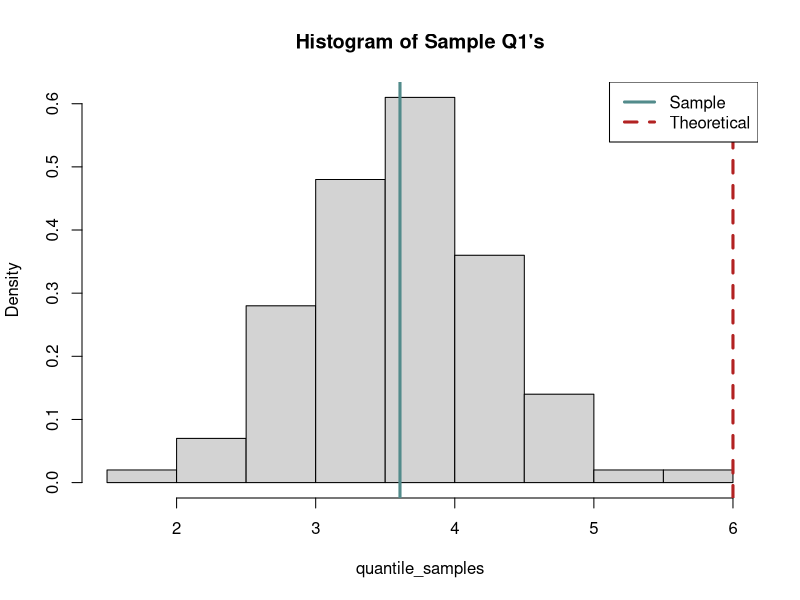
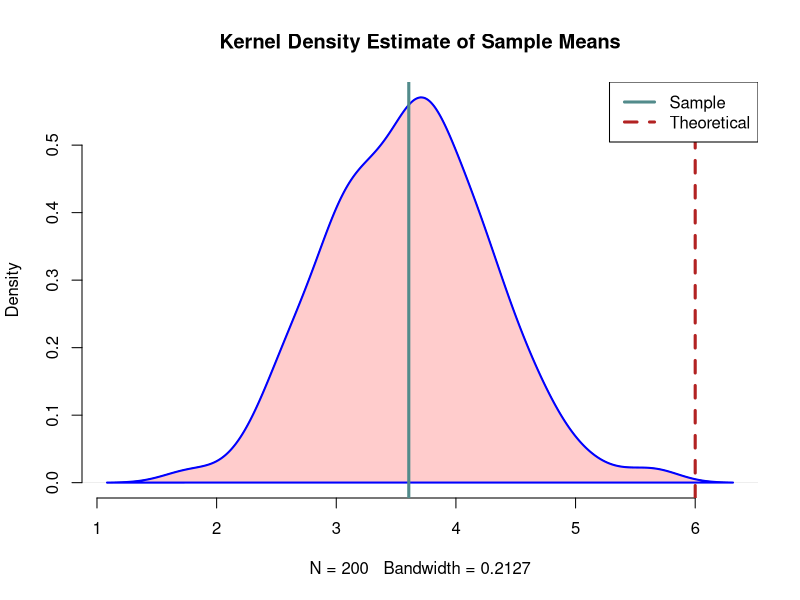
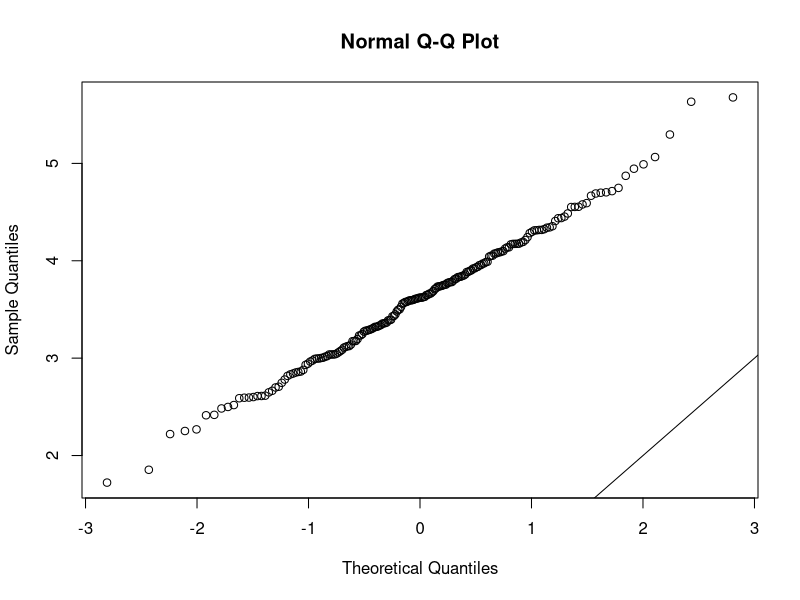
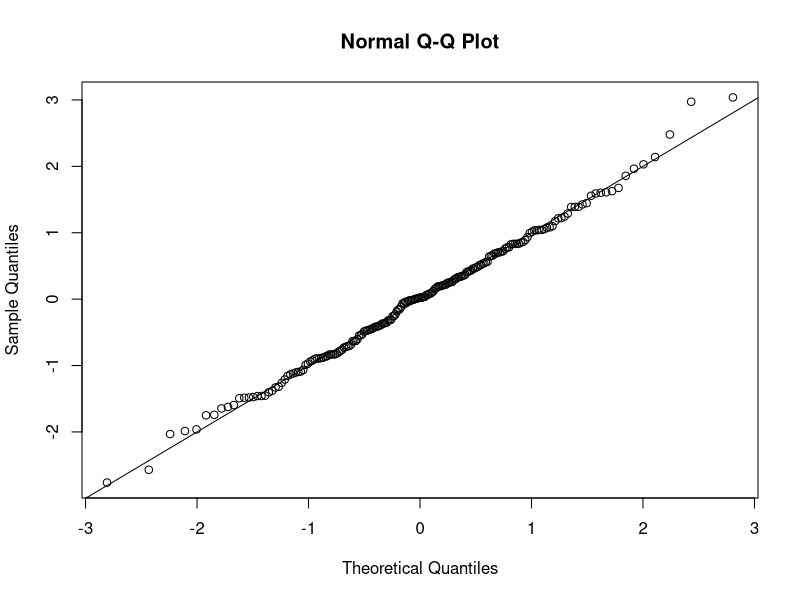

Write R code to recreate these figures, in order.

N=200 # random samples
n=20 # size of random samples
df=6 # degrees of freedom

# Generating random samples of chi-sq dist
samples = matrix(rchisq(N * n, df), nrow = N)

# Calculating the first quantile for each sample
quantile_samples = matrix(0, nrow = N) # Initialize
for(i in 1:N){
  quantile_samples[i] = quantile(samples[i,1:n], probs = 0.25) 
}

# Reporting first 10 sample quantiles
quantile_10 = quantile_samples[1:10]
print(quantile_10)

mean_value = mean(quantile_samples)
var_value = var(quantile_samples)
sd_value = sd(quantile_samples)

# par(mfrow=c(1,1))
# Plotting histogram of sample means (y-axis: density)
hist(quantile_samples, freq = FALSE, main = "Histogram of Sample Q1's") 
# The option freq=FALSE plots probability densities instead of frequencies
# Adding a dashed line for the sample mean
abline(v=mean(quantile_samples), lwd=3, col='darkslategray4')
theoretical_mean = df
theoretical_sd = sqrt(2*df/n)
# Adding a dashed line for the theoretical mean
abline(v=theoretical_mean, lty=2, lwd=3, col='firebrick')
legend(c("Sample", "Theoretical"),x='topright', lty=c(1,2), lwd=c(3,3), col=c('darkslategray4', 'firebrick'))

# Fitting a density estimate (default estimator)
d = density(quantile_samples)
plot(d, main = "Kernel Density Estimate of Sample Means", bty = 'n')
polygon(d, col = "#FFCCCC", border = 'blue', lwd = 2)

# # Adding a dashed line for the sample mean
# abline(v=mean(mean_samples), lty = 2, lwd=2, col='red')
# Adding a dashed line for the sample mean
abline(v=mean(quantile_samples), lwd=3, col='darkslategray4')
# Adding a dashed line for the theoretical mean
abline(v=theoretical_mean, lty=2, lwd=3, col='firebrick')
legend(c("Sample", "Theoretical"),x='topright', lty=c(1,2), lwd=c(3,3), col=c('darkslategray4', 'firebrick'))

# # Plotting histogram of sample Q1's (y-axis: density)
# hist(quantile_samples, freq = FALSE, main = "Histogram of Sample Q1's") 
# # The option freq=FALSE plots probability densities instead of frequencies
# # Adding a dashed line for the sample mean
# abline(v=mean(quantile_samples), lwd=3, col='darkslategray4')
# 
# # Fitting a density estimate for sample Q1's (default estimator)
# d = density(quantile_samples)
# plot(d, main = "Kernel Density Estimate of Sample Q1's", bty = 'n')
# polygon(d, col = "#FFCCCC", border = 'blue', lwd = 2)
# # Adding a dashed line for the sample mean
# abline(v=mean(quantile_samples), lwd=3, col='darkslategray4')

qqnorm(quantile_samples)
abline(a = 0, b = 1)
quantile_samples_norm<-(quantile_samples-mean(quantile_samples))/sd(quantile_samples) ## standardized data
qqnorm(quantile_samples_norm) ## drawing the QQplot
abline(0,1) ## drawing a 45-degree reference line

ks.test(quantile_samples, "pnorm", mean = 0, sd = 1)
ks.test(quantile_samples_norm, "pnorm", mean = 0, sd = 1)

## Shapiro-Wilk Normality Test
## H_0: population is normal
## H_1: population is not normal
shapiro.test(quantile_samples_norm)

error = qnorm(0.975)*sd(quantile_samples)/sqrt(n)
left = mean(quantile_samples)-error
right = mean(quantile_samples)+error
left
right
